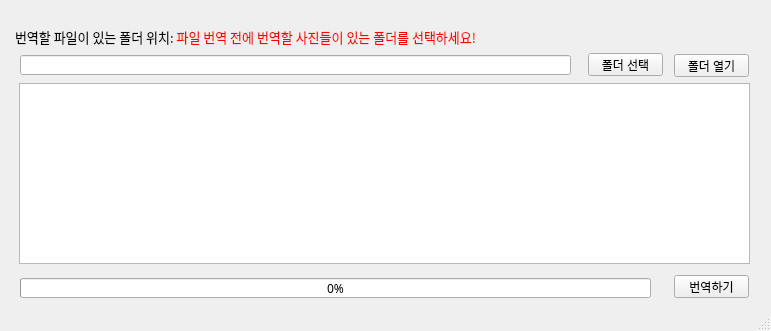
<?xml version="1.0" encoding="UTF-8"?>
<ui version="4.0">
 <class>MainWindow</class>
 <widget class="QMainWindow" name="MainWindow">
  <property name="enabled">
   <bool>true</bool>
  </property>
  <property name="geometry">
   <rect>
    <x>0</x>
    <y>0</y>
    <width>771</width>
    <height>331</height>
   </rect>
  </property>
  <property name="minimumSize">
   <size>
    <width>268</width>
    <height>167</height>
   </size>
  </property>
  <property name="maximumSize">
   <size>
    <width>16777215</width>
    <height>16777215</height>
   </size>
  </property>
  <property name="windowTitle">
   <string>Manga-Translator: https://github.com/kdrkdrkdr/manga-tr</string>
  </property>
  <widget class="QWidget" name="centralwidget">
   <widget class="QProgressBar" name="progressBar">
    <property name="geometry">
     <rect>
      <x>20</x>
      <y>278</y>
      <width>631</width>
      <height>20</height>
     </rect>
    </property>
    <property name="font">
     <font>
      <family>맑은 고딕</family>
     </font>
    </property>
    <property name="value">
     <number>0</number>
    </property>
    <property name="format">
     <string>%p%</string>
    </property>
   </widget>
   <widget class="QPushButton" name="open_file_dir_btn">
    <property name="geometry">
     <rect>
      <x>674</x>
      <y>54</y>
      <width>75</width>
      <height>23</height>
     </rect>
    </property>
    <property name="text">
     <string>폴더 열기</string>
    </property>
   </widget>
   <widget class="QTextBrowser" name="f_log_browser">
    <property name="geometry">
     <rect>
      <x>19</x>
      <y>83</y>
      <width>731</width>
      <height>181</height>
     </rect>
    </property>
   </widget>
   <widget class="QLineEdit" name="transed_file_dir">
    <property name="geometry">
     <rect>
      <x>20</x>
      <y>55</y>
      <width>551</width>
      <height>20</height>
     </rect>
    </property>
    <property name="readOnly">
     <bool>true</bool>
    </property>
   </widget>
   <widget class="QLabel" name="label_3">
    <property name="geometry">
     <rect>
      <x>15</x>
      <y>27</y>
      <width>541</width>
      <height>21</height>
     </rect>
    </property>
    <property name="font">
     <font>
      <family>맑은 고딕</family>
      <pointsize>10</pointsize>
      <weight>50</weight>
      <bold>false</bold>
     </font>
    </property>
    <property name="text">
     <string>&lt;html&gt;&lt;head/&gt;&lt;body&gt;&lt;p&gt;번역할 파일이 있는 폴더 위치: &lt;span style=&quot; color:#ff0000;&quot;&gt;파일 번역 전에 번역할 사진들이 있는 폴더를 선택하세요! &lt;/span&gt;&lt;/p&gt;&lt;/body&gt;&lt;/html&gt;</string>
    </property>
   </widget>
   <widget class="QPushButton" name="select_file_dir_btn">
    <property name="geometry">
     <rect>
      <x>588</x>
      <y>53</y>
      <width>75</width>
      <height>23</height>
     </rect>
    </property>
    <property name="text">
     <string>폴더 선택</string>
    </property>
   </widget>
   <widget class="QPushButton" name="run_translate_btn">
    <property name="geometry">
     <rect>
      <x>674</x>
      <y>275</y>
      <width>75</width>
      <height>23</height>
     </rect>
    </property>
    <property name="text">
     <string>번역하기</string>
    </property>
   </widget>
  </widget>
  <widget class="QStatusBar" name="statusBar"/>
 </widget>
 <resources/>
 <connections/>
</ui>
